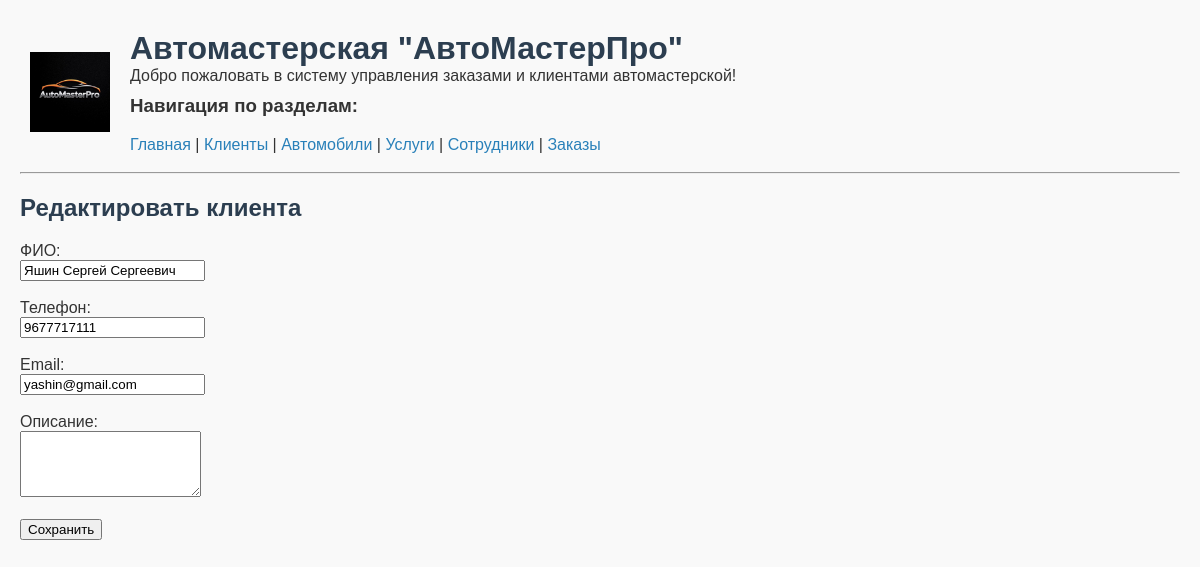
Screenshot of /edit_client/1 with the database file from the repository.
### models.py (models this page shows)
class Client(db.Model):
    id = db.Column(db.Integer, primary_key=True)
    name = db.Column(db.String(100), nullable=False)  # ФИО клиента
    phone = db.Column(db.String(50))  # Телефон
    email = db.Column(db.String(100))  # Email
    description = db.Column(db.String(1000))  # Доп. информация

### routes.py (the view, shortened to what this page needs)
    @app.route('/edit_client/<int:id>', methods=['GET', 'POST'])
    def edit_client(id):
        client = Client.query.get_or_404(id)
        return render_template('edit_client.html', client=client)

### templates/edit_client.html (shortened to what this page needs)
{% extends "base.html" %}
{% block content %}
<h2>{{ 'Редактировать' if client else 'Добавить' }} клиента</h2>
<form method="post">
    <label>ФИО:<br>
        <input type="text" name="name" value="{{ client.name if client else '' }}" required>
    </label><br><br>
    <label>Телефон:<br>
        <input type="text" name="phone" value="{{ client.phone if client else '' }}">
    </label><br><br>
    <label>Email:<br>
        <input type="email" name="email" value="{{ client.email if client else '' }}">
    </label><br><br>
    <label>Описание:<br>
        <textarea name="description" rows="4">{{ client.description if client else '' }}</textarea>
    </label><br><br>
    <button type="submit">Сохранить</button>
</form>
{% endblock %}

### static/styles.css (style rules this page uses)
body { font-family: Arial, sans-serif; margin: 20px; background-color: #f9f9f9; color: #333; }
h1, h2 { color: #2c3e50; }

### rows the page displays
Client: name "Яшин Сергей Сергеевич", phone "9677717111", email "yashin@gmail.com"

### other values shown
{{ 'Редактировать' if client else 'Добавить' }} "Редактировать"
